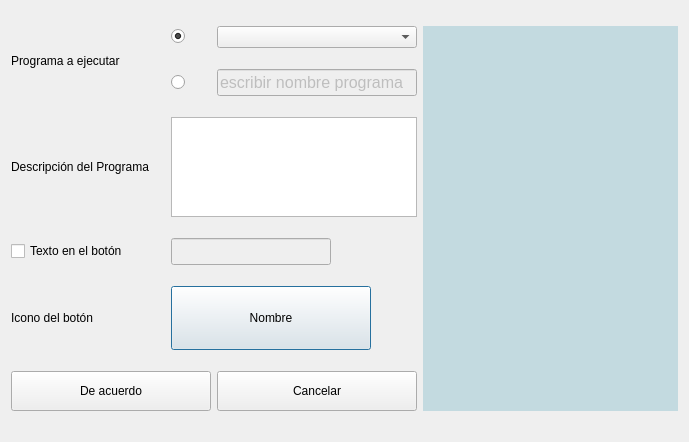
<?xml version="1.0" encoding="UTF-8"?>
<ui version="4.0">
 <class>Dialog</class>
 <widget class="QDialog" name="Dialog">
  <property name="windowModality">
   <enum>Qt::ApplicationModal</enum>
  </property>
  <property name="geometry">
   <rect>
    <x>0</x>
    <y>0</y>
    <width>689</width>
    <height>442</height>
   </rect>
  </property>
  <property name="windowTitle">
   <string>Editor de botones</string>
  </property>
  <property name="windowIcon">
   <iconset>
    <normaloff>images/editor/text.png</normaloff>images/editor/text.png</iconset>
  </property>
  <layout class="QGridLayout" name="gridLayout">
   <item row="0" column="1">
    <widget class="QRadioButton" name="radioButton">
     <property name="maximumSize">
      <size>
       <width>40</width>
       <height>16777215</height>
      </size>
     </property>
     <property name="text">
      <string/>
     </property>
     <property name="checked">
      <bool>true</bool>
     </property>
    </widget>
   </item>
   <item row="0" column="2">
    <widget class="QComboBox" name="comboBox">
     <property name="minimumSize">
      <size>
       <width>200</width>
       <height>0</height>
      </size>
     </property>
    </widget>
   </item>
   <item row="0" column="3" rowspan="6">
    <widget class="QListWidget" name="listWidget">
     <property name="minimumSize">
      <size>
       <width>240</width>
       <height>0</height>
      </size>
     </property>
     <property name="maximumSize">
      <size>
       <width>16777215</width>
       <height>406</height>
      </size>
     </property>
     <property name="palette">
      <palette>
       <active>
        <colorrole role="Base">
         <brush brushstyle="SolidPattern">
          <color alpha="255">
           <red>195</red>
           <green>218</green>
           <blue>224</blue>
          </color>
         </brush>
        </colorrole>
        <colorrole role="Window">
         <brush brushstyle="SolidPattern">
          <color alpha="255">
           <red>195</red>
           <green>217</green>
           <blue>224</blue>
          </color>
         </brush>
        </colorrole>
       </active>
       <inactive>
        <colorrole role="Base">
         <brush brushstyle="SolidPattern">
          <color alpha="255">
           <red>195</red>
           <green>218</green>
           <blue>224</blue>
          </color>
         </brush>
        </colorrole>
        <colorrole role="Window">
         <brush brushstyle="SolidPattern">
          <color alpha="255">
           <red>195</red>
           <green>217</green>
           <blue>224</blue>
          </color>
         </brush>
        </colorrole>
       </inactive>
       <disabled>
        <colorrole role="Base">
         <brush brushstyle="SolidPattern">
          <color alpha="255">
           <red>195</red>
           <green>217</green>
           <blue>224</blue>
          </color>
         </brush>
        </colorrole>
        <colorrole role="Window">
         <brush brushstyle="SolidPattern">
          <color alpha="255">
           <red>195</red>
           <green>217</green>
           <blue>224</blue>
          </color>
         </brush>
        </colorrole>
       </disabled>
      </palette>
     </property>
     <property name="toolTip">
      <string>hola</string>
     </property>
     <property name="autoFillBackground">
      <bool>true</bool>
     </property>
     <property name="frameShape">
      <enum>QFrame::NoFrame</enum>
     </property>
     <property name="editTriggers">
      <set>QAbstractItemView::NoEditTriggers</set>
     </property>
     <property name="alternatingRowColors">
      <bool>false</bool>
     </property>
     <property name="selectionMode">
      <enum>QAbstractItemView::NoSelection</enum>
     </property>
     <property name="selectionBehavior">
      <enum>QAbstractItemView::SelectRows</enum>
     </property>
     <property name="viewMode">
      <enum>QListView::ListMode</enum>
     </property>
    </widget>
   </item>
   <item row="1" column="1">
    <widget class="QRadioButton" name="radioButton_2">
     <property name="text">
      <string/>
     </property>
    </widget>
   </item>
   <item row="1" column="2">
    <widget class="QLineEdit" name="lineEdit_2">
     <property name="enabled">
      <bool>false</bool>
     </property>
     <property name="minimumSize">
      <size>
       <width>200</width>
       <height>0</height>
      </size>
     </property>
     <property name="maximumSize">
      <size>
       <width>200</width>
       <height>16777215</height>
      </size>
     </property>
     <property name="font">
      <font>
       <pointsize>12</pointsize>
      </font>
     </property>
     <property name="text">
      <string>escribir nombre programa</string>
     </property>
    </widget>
   </item>
   <item row="2" column="0">
    <widget class="QLabel" name="label">
     <property name="text">
      <string>Descripción del Programa</string>
     </property>
    </widget>
   </item>
   <item row="2" column="1" colspan="2">
    <widget class="QTextEdit" name="textEdit">
     <property name="minimumSize">
      <size>
       <width>200</width>
       <height>0</height>
      </size>
     </property>
     <property name="maximumSize">
      <size>
       <width>400</width>
       <height>100</height>
      </size>
     </property>
    </widget>
   </item>
   <item row="3" column="0">
    <widget class="QCheckBox" name="checkBox">
     <property name="text">
      <string>Texto en el botón</string>
     </property>
    </widget>
   </item>
   <item row="3" column="1" colspan="2">
    <widget class="QLineEdit" name="lineEdit">
     <property name="enabled">
      <bool>false</bool>
     </property>
     <property name="maximumSize">
      <size>
       <width>160</width>
       <height>16777215</height>
      </size>
     </property>
     <property name="font">
      <font>
       <pointsize>12</pointsize>
      </font>
     </property>
    </widget>
   </item>
   <item row="4" column="0">
    <widget class="QLabel" name="label_6">
     <property name="text">
      <string>Icono del botón</string>
     </property>
    </widget>
   </item>
   <item row="4" column="1" colspan="2">
    <widget class="QPushButton" name="pushButton">
     <property name="minimumSize">
      <size>
       <width>0</width>
       <height>64</height>
      </size>
     </property>
     <property name="maximumSize">
      <size>
       <width>200</width>
       <height>16777215</height>
      </size>
     </property>
     <property name="text">
      <string>Nombre</string>
     </property>
     <property name="iconSize">
      <size>
       <width>48</width>
       <height>48</height>
      </size>
     </property>
    </widget>
   </item>
   <item row="5" column="0" colspan="2">
    <widget class="QPushButton" name="b_accept">
     <property name="minimumSize">
      <size>
       <width>200</width>
       <height>40</height>
      </size>
     </property>
     <property name="maximumSize">
      <size>
       <width>300</width>
       <height>16777215</height>
      </size>
     </property>
     <property name="text">
      <string>De acuerdo</string>
     </property>
     <property name="icon">
      <iconset>
       <normaloff>images/ok.png</normaloff>images/ok.png</iconset>
     </property>
    </widget>
   </item>
   <item row="5" column="2">
    <widget class="QPushButton" name="b_cancel">
     <property name="minimumSize">
      <size>
       <width>200</width>
       <height>40</height>
      </size>
     </property>
     <property name="maximumSize">
      <size>
       <width>300</width>
       <height>16777215</height>
      </size>
     </property>
     <property name="text">
      <string>Cancelar</string>
     </property>
     <property name="icon">
      <iconset>
       <normaloff>images/cancel.png</normaloff>images/cancel.png</iconset>
     </property>
    </widget>
   </item>
   <item row="0" column="0" rowspan="2">
    <widget class="QLabel" name="label_7">
     <property name="text">
      <string>Programa a ejecutar</string>
     </property>
    </widget>
   </item>
  </layout>
 </widget>
 <tabstops>
  <tabstop>lineEdit</tabstop>
  <tabstop>pushButton</tabstop>
 </tabstops>
 <resources/>
 <connections/>
</ui>
